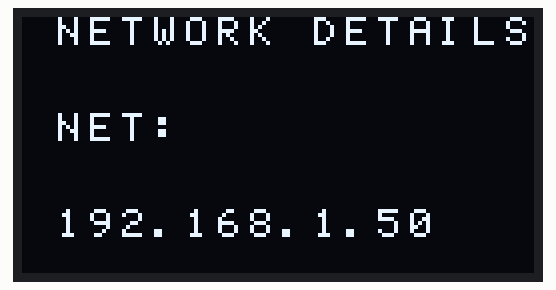
Simulated run of this sketch. Board: ESP8266 (NodeMCU). Parts: 128×64 one-colour display. Wiring (inferred from the names in the program): SSD1306 OLED at I2C address 0x3C. WiFi joins after 1.5 s; servers stay silent unless stated; what the sketch prints to the serial monitor is not drawn.

Above: at 3.2 s.

The sketch:

testOTA.ino
```cpp
/*********
  Rui Santos
  Complete project details at http://randomnerdtutorials.com
  Arduino IDE example: Examples > Arduino OTA > BasicOTA.ino
*********/

#include <ESP8266WiFi.h>
#include <ESP8266mDNS.h>
#include <WiFiUdp.h>
#include <ArduinoOTA.h>
#include <Wire.h>
#include <Adafruit_ADS1015.h>
extern "C" {
#include "user_interface.h"
}
// Replace with your network credentials
const char* ssid = "hoving";
const char* password = "groningen";
char buffer[20];


void setup() {
  Serial.begin(9600);
  Serial.print("Heap: "); Serial.println(system_get_free_heap_size());
  Serial.print("Boot Vers: "); Serial.println(system_get_boot_version());
  Serial.print("CPU: "); Serial.println(system_get_cpu_freq());
  Serial.println();
  ESP.wdtDisable();
  WiFi.mode(WIFI_STA);
  WiFi.begin(ssid, password);
  while (WiFi.waitForConnectResult() != WL_CONNECTED) {
    Serial.println("Connection Failed! Rebooting...");
    delay(5000);
    ESP.restart();
  }

  // Port defaults to 8266
  // ArduinoOTA.setPort(8266);

  // Hostname defaults to esp8266-[ChipID]
  // ArduinoOTA.setHostname("myesp8266");

  // No authentication by default
  // ArduinoOTA.setPassword((const char *)"123");

  ArduinoOTA.onStart([]() {
    Serial.println("Start");
  });
  ArduinoOTA.onEnd([]() {
    Serial.println("\nEnd");
  });
  ArduinoOTA.onProgress([](unsigned int progress, unsigned int total) {
    Serial.printf("Progress: %u%%\r", (progress / (total / 100)));
  });
  ArduinoOTA.onError([](ota_error_t error) {
    Serial.printf("Error[%u]: ", error);
    if (error == OTA_AUTH_ERROR) Serial.println("Auth Failed");
    else if (error == OTA_BEGIN_ERROR) Serial.println("Begin Failed");
    else if (error == OTA_CONNECT_ERROR) Serial.println("Connect Failed");
    else if (error == OTA_RECEIVE_ERROR) Serial.println("Receive Failed");
    else if (error == OTA_END_ERROR) Serial.println("End Failed");
  });

  ArduinoOTA.begin();
  Serial.println("Ready");
  Serial.print("IP address: "); Serial.println(WiFi.localIP());

 Serial.println("OLED network Acquire Application Started....");
  //Wire.pins(int sda, int scl), etc
  Wire.pins(0, 2); //on ESP-01.
  Wire.begin();
  StartUp_OLED(); // Init Oled and fire up!
  Serial.println("OLED Init...");
  clear_display();
  sendStrXY(" DANBICKS WIFI ", 0, 1); // 16 Character max per line with font set
  sendStrXY("   SCANNER     ", 2, 1);

        clear_display(); // Clear OLED
        IPAddress ip = WiFi.localIP(); // // Convert IP Here
        String ipStr = String(ip[0]) + '.' + String(ip[1]) + '.' + String(ip[2]) + '.' + String(ip[3]);
        ipStr.toCharArray(buffer, 20);
        sendStrXY("NETWORK DETAILS", 0, 1);
        sendStrXY("NET: ", 3, 1);
       // sendStrXY((ssid), 3, 6);
        sendStrXY((buffer), 6, 1); // Print IP to yellow part OLED

}

void loop() {
  ArduinoOTA.handle();
  ESP.wdtDisable();
}
```

OLED_Functs.ino
```cpp
#include "font.h"
#define OLED_address  0x3c  //OLED I2C bus address... even if OLED states 0x78 !!!

static void reset_display(void)
{
  displayOff();
  clear_display();
  displayOn();
}


void StartUp_OLED()
{
  init_OLED();
  reset_display();
  displayOff();
  setXY(0,0);
  clear_display();
  displayOn();
}


void displayOn(void)
{
    sendcommand(0xaf);        //display on
}


void displayOff(void)
{
  sendcommand(0xae);		//display off
}


static void clear_display(void)
{
  unsigned char i,k;
  for(k=0;k<8;k++)
  {
    setXY(k,0);
    {
      for(i=0;i<128;i++)     //clear all COL
      {
        SendChar(0);         //clear all COL
      }
    }
  }
}


// Actually this sends a byte, not a char to draw in the display.
static void SendChar(unsigned char data)
{
  Wire.beginTransmission(OLED_address);  // begin transmitting
  Wire.write(0x40);                      //data mode
  Wire.write(data);
    Wire.endTransmission();              // stop transmitting
}


// Prints a display char (not just a byte) in coordinates X Y,
static void sendCharXY(unsigned char data, int X, int Y)
{
  //if (interrupt && !doing_menu) return; // Stop printing only if interrupt is call but not in button functions
  setXY(X, Y);
  Wire.beginTransmission(OLED_address); // begin transmitting
  Wire.write(0x40);//data mode

  for(int i=0;i<8;i++)
    Wire.write(pgm_read_byte(myFont[data-0x20]+i));

  Wire.endTransmission();    // stop transmitting
}


static void sendcommand(unsigned char com)
{
  Wire.beginTransmission(OLED_address);     //begin transmitting
  Wire.write(0x80);                          //command mode
  Wire.write(com);
  Wire.endTransmission();                    // stop transmitting
}


// Set the cursor position in a 16 COL * 8 ROW map.
static void setXY(unsigned char row,unsigned char col)
{
  sendcommand(0xb0+row);                //set page address
  sendcommand(0x00+(8*col&0x0f));       //set low col address
  sendcommand(0x10+((8*col>>4)&0x0f));  //set high col address
}


// Prints a string regardless the cursor position.
static void sendStr(unsigned char *string)
{
  unsigned char i=0;
  while(*string)
  {
    for(i=0;i<8;i++)
    {
      SendChar(pgm_read_byte(myFont[*string-0x20]+i));
    }
    *string++;
  }
}


// Prints a string in coordinates X Y, being multiples of 8.
// This means we have 16 COLS (0-15) and 8 ROWS (0-7).
static void sendStrXY( char *string, int X, int Y)
{
  setXY(X,Y);
  unsigned char i=0;
  while(*string)
  {
    for(i=0;i<8;i++)
    {
      SendChar(pgm_read_byte(myFont[*string-0x20]+i));
    }
    *string++;
  }
}


// Inits oled and draws logo at startup
static void init_OLED(void)
{
  sendcommand(0xae);                //display off
  sendcommand(0xa6);                //Set Normal Display (default)
    sendcommand(0xAE);              //DISPLAYOFF
    sendcommand(0xD5);              //SETDISPLAYCLOCKDIV
    sendcommand(0x80);              // the suggested ratio 0x80
    sendcommand(0xA8);              //SSD1306_SETMULTIPLEX
    sendcommand(0x3F);
    sendcommand(0xD3);              //SETDISPLAYOFFSET
    sendcommand(0x0);               //no offset
    sendcommand(0x40 | 0x0);        //SETSTARTLINE
    sendcommand(0x8D);              //CHARGEPUMP
    sendcommand(0x14);
    sendcommand(0x20);              //MEMORYMODE
    sendcommand(0x00);              //0x0 act like ks0108
    //sendcommand(0xA0 | 0x1);      //SEGREMAP   //Rotate screen 180 deg
    sendcommand(0xA0);
    //sendcommand(0xC8);            //COMSCANDEC  Rotate screen 180 Deg
    sendcommand(0xC0);
    sendcommand(0xDA);              //0xDA
    sendcommand(0x12);              //COMSCANDEC
    sendcommand(0x81);              //SETCONTRAS
    sendcommand(0xCF);
    sendcommand(0xd9);              //SETPRECHARGE
    sendcommand(0xF1);
    sendcommand(0xDB);              //SETVCOMDETECT
    sendcommand(0x40);
    sendcommand(0xA4);              //DISPLAYALLON_RESUME
    sendcommand(0xA6);              //NORMALDISPLAY

  clear_display();
  sendcommand(0x2e);            // stop scroll
  //----------------------------REVERSE comments----------------------------//
  //  sendcommand(0xa0);		//seg re-map 0->127(default)
  //  sendcommand(0xa1);		//seg re-map 127->0
  //  sendcommand(0xc8);
  //  delay(1000);
  //----------------------------REVERSE comments----------------------------//
  // sendcommand(0xa7);  //Set Inverse Display
  // sendcommand(0xae);		//display off
  sendcommand(0x20);            //Set Memory Addressing Mode
  sendcommand(0x00);            //Set Memory Addressing Mode ab Horizontal addressing mode
  // sendcommand(0x02);         // Set Memory Addressing Mode ab Page addressing mode(RESET)

 //  setXY(0,0);
  // Display Logo here :)
//  for(int i=0;i<128*8;i++)     // show 128* 64 Logo
 // {
  //  SendChar(pgm_read_byte(logo+i));
 // }
 // sendcommand(0xaf);		//display on

 // delay(5000);
}


/*
------------------------------------------------------------------------------------
              Added to Mikes routine Draw routines
------------------------------------------------------------------------------------
*/


void Draw_WIFI()
{
   clear_display();
   setXY(0,0);
   // Display Logo here :)
   for(int i=0;i<128*8;i++)     // show 128* 64 Logo
   {
    SendChar(pgm_read_byte(WIFI1+i));
   }
   sendcommand(0xaf);		//display on
}


void Draw_WAVES()
{
   clear_display();
   setXY(0,0);
   // Display Logo here :)
   for(int i=0;i<128*8;i++)     // show 128* 64 Logo
   {
    SendChar(pgm_read_byte(rfwaves+i));
   }
   sendcommand(0xaf);		//display on
}
```

Source omitted: font.h (data table, 16563 bytes)
